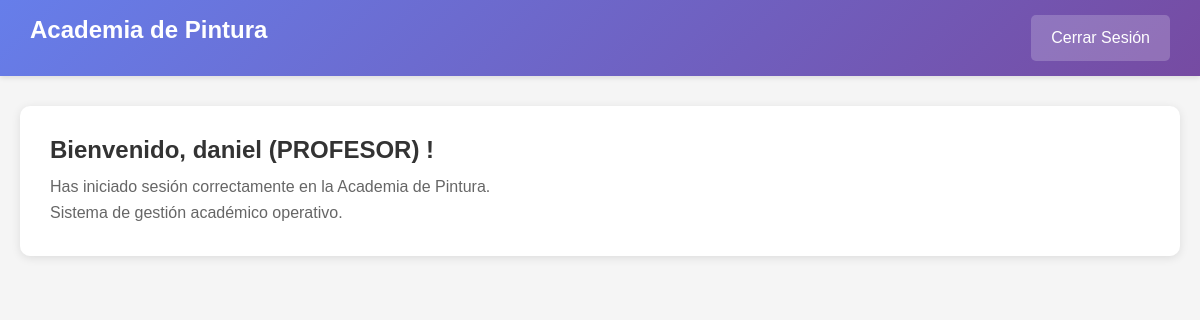
/php/panel/panel.php (signed in), run on an earlier commit of the app's database.
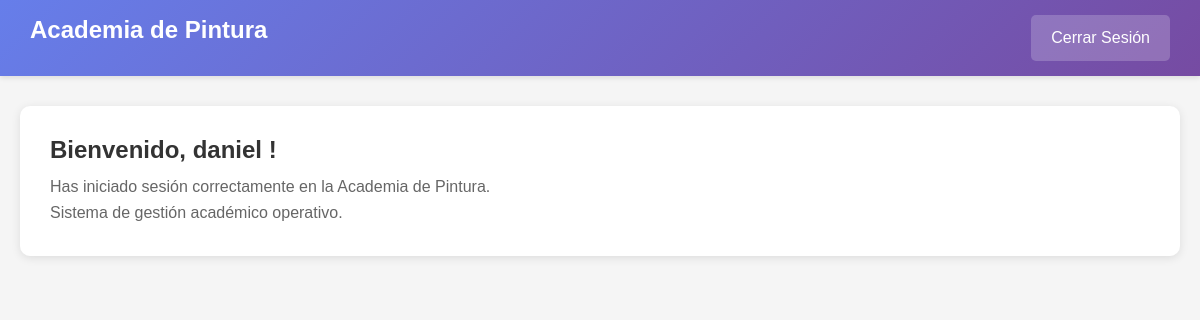
And on a later commit of the database.
### tables this page shows
CREATE TABLE IF NOT EXISTS `rol` (
    `codigo_rol` VARCHAR(10) PRIMARY KEY CHECK (`codigo_rol` IN ('ROL-PRO', 'ROL-ALU', 'ROL-ADM')),
    `nombre_rol` VARCHAR(20) NOT NULL UNIQUE CHECK (`nombre_rol` IN ('PROFESOR', 'ALUMNO', 'ADMIN'))
);

### funciones/funciones.php (called while the page is built, shortened)
<?php
function getConexionPDO()
{
	$opciones = array(PDO::MYSQL_ATTR_INIT_COMMAND => "SET NAMES utf8");
	try
	{
	    $dwes = new PDO('mysql:host='.HOST.';dbname='.DATABASE, USERNAME, PASSWORD, $opciones);
	    $dwes->setAttribute(PDO::ATTR_ERRMODE, PDO::ERRMODE_EXCEPTION);
	    return $dwes;
	}
	catch(Exception $ex)
	{
	    echo "<h4>{$ex->getMessage()}</h4>";
	    return null;
	}
}
function obtenerRolUsuario($usuario) {
    try {
        $conexion = getConexionPDO();
        $sql = "SELECT r.nombre_rol FROM `login` l
                INNER JOIN `usuarios` u ON l.id_usuario = u.id_usuario
                INNER JOIN `rol` r ON u.rol_codigo = r.codigo_rol
                WHERE l.usuario = :usuario";
        $stmt = $conexion->prepare($sql);
        $stmt->execute([':usuario' => $usuario]);
        $resultado = $stmt->fetch(PDO::FETCH_ASSOC);
        if ($resultado) {
            return $resultado['nombre_rol'];
        }
        return null;
    } catch (PDOException $e) {
        return null;
    }
}
?>

### php/panel/panel.php (the view, shortened to what this page needs)
<?php
require_once "../../funciones/funciones.php";
$usuario = $_SESSION['usuario'];
$rol = obtenerRolUsuario($usuario);
?>
<!DOCTYPE html>
<html lang="es">
<head>
    <link rel="stylesheet" href="../../css/estilos.css">
</head>
<body>
    <div class="navbar">
        <h1>Academia de Pintura</h1>
        <a href="../../logout.php">Cerrar Sesión</a>
    </div>
    <div class="container">
        <div class="welcome">
            <h2>Bienvenido, <?php echo htmlspecialchars($usuario); ?>
            <?php
                if ($rol && $rol !== 'ADMIN') {
                    echo " (" . htmlspecialchars($rol) . ")";
                }
            ?>
            !</h2>
            <p>Has iniciado sesión correctamente en la Academia de Pintura.</p>
            <p>Sistema de gestión académico operativo.</p>
        </div>
    </div>
</body>
</html>

### css/estilos.css (style rules this page uses)
* { margin: 0; padding: 0; box-sizing: border-box; }
html { scroll-behavior: smooth; }
body { font-family: 'Segoe UI', Tahoma, Geneva, Verdana, sans-serif; line-height: 1.6; color: #333; background: #f4f4f4; }
.container { max-width: 1200px; margin: 0 auto; padding: 0 20px; }
h1, h2, h3, h4, h5, h6 { line-height: 1.2; margin-bottom: 15px; }
a { color: #667eea; text-decoration: none; transition: color 0.3s; }

### php/panel/panel.php (style rules this page uses)
* { margin: 0; padding: 0; box-sizing: border-box; }
body { font-family: Arial, sans-serif; background: #f5f5f5; }
.navbar { background: linear-gradient(135deg, #667eea 0%, #764ba2 100%); color: white; padding: 15px 30px; display: flex; justify-content: space-between; align-items: center; box-shadow: 0 2px 5px rgba(0, 0, 0, 0.1); }
.navbar h1 { font-size: 24px; }
.navbar a { color: white; text-decoration: none; padding: 10px 20px; background: rgba(255, 255, 255, 0.2); border-radius: 5px; transition: background 0.3s; }
.container { max-width: 1200px; margin: 30px auto; padding: 0 20px; }
.welcome { background: white; padding: 30px; border-radius: 10px; box-shadow: 0 2px 10px rgba(0, 0, 0, 0.1); margin-bottom: 30px; }
.welcome h2 { color: #333; margin-bottom: 10px; }
.welcome p { color: #666; font-size: 16px; }

What changed in the data, as far as the page shows it:
removed rol: nombre_rol "PROFESOR"
